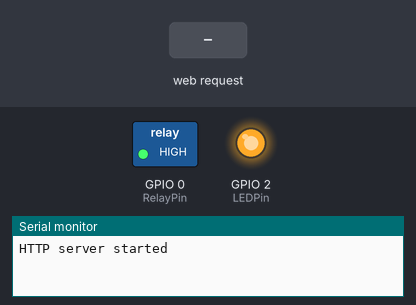
The sketch below on a simulated ESP8266 (NodeMCU). Parts: switched loads named in the sketch (green lamp = pin HIGH), output pins drawn as LEDs (lit = HIGH), the last lines printed to the serial monitor. The inputs (shaded band) are chosen by the test bench.

Above: at 1.3 s.
1.4 s: HTTP request GET /ledon received
At 2.3 s:
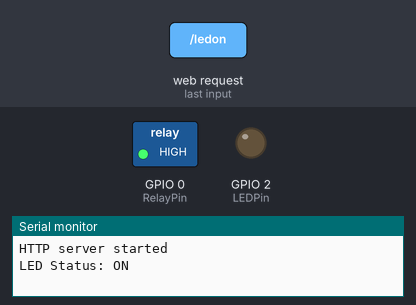
2.9 s: HTTP request GET /relayon received
At 3.4 s:
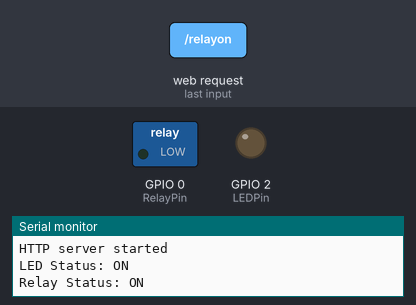
4.4 s: HTTP request GET /ledoff received
At 5.8 s:
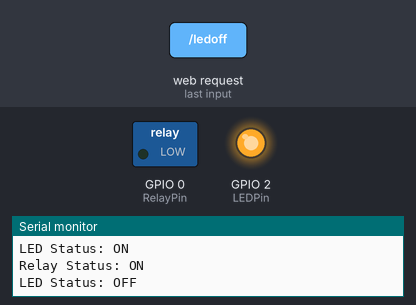
Timing chart, 0 to 7.4 s (numbered marks = the images above; inputs shaded):
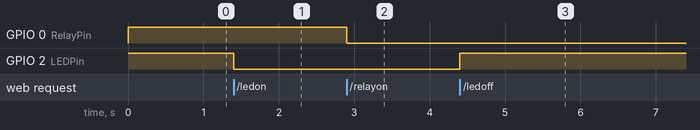

Measured:
- after the input at 1.4 s, GPIO 2 (LEDPin): HIGH → LOW at once
- after the input at 2.9 s, GPIO 0 (RelayPin): HIGH → LOW at once
- after the input at 4.4 s, GPIO 2 (LEDPin): LOW → HIGH at once

The sketch:

ESP01S_Relay.ino
```cpp
#include <ESP8266WiFi.h>
#include <ESP8266WebServer.h>

/* Put your SSID & Password */
const char* ssid = "ESP-01S Relay";  // Enter SSID here
const char* password = "12345678";  //Enter Password here

ESP8266WebServer server(80);

uint8_t LEDPin = 2; //onboard LED GPIO2 - is inverted so LOW is on and HIGH is off
bool LEDStatus = HIGH;

uint8_t RelayPin = 0; //relay GPIO0 - is inverted so LOW is on and HIGH is off
bool RelayStatus = HIGH;

void setup() {
  Serial.begin(115200);
  pinMode(LEDPin, OUTPUT);
  pinMode(RelayPin, OUTPUT);

  digitalWrite(LEDPin, LEDStatus);
  digitalWrite(RelayPin, RelayStatus);

  WiFi.softAP(ssid, password);
  //WiFi.softAPConfig(local_ip, gateway, subnet);
  delay(100);

  server.on("/", handle_OnConnect);
  server.on("/ledon", handle_ledon);
  server.on("/ledoff", handle_ledoff);
  server.on("/relayon", handle_relayon);
  server.on("/relayoff", handle_relayoff);
  server.onNotFound(handle_NotFound);

  server.begin();
  Serial.println("HTTP server started");
}
void loop() {
  server.handleClient();
  if(LEDStatus!=digitalRead(LEDPin))
  {digitalWrite(LEDPin, LEDStatus);}


  if(RelayStatus!=digitalRead(RelayPin))
  {digitalWrite(RelayPin, RelayStatus);}

}

void handle_OnConnect() {

  //Serial.println("LED Status: OFF | Relay Status: OFF");
  server.send(200, "text/html", SendHTML(!LEDStatus,!RelayStatus));
}

void handle_ledon() {
  LEDStatus = LOW;
  Serial.println("LED Status: ON");
  server.send(200, "text/html", SendHTML(true,!RelayStatus));
}

void handle_ledoff() {
  LEDStatus = HIGH;
  Serial.println("LED Status: OFF");
  server.send(200, "text/html", SendHTML(false,!RelayStatus));
}

void handle_relayon() {
  RelayStatus = LOW;
  Serial.println("Relay Status: ON");
  server.send(200, "text/html", SendHTML(!LEDStatus,true));
}

void handle_relayoff() {
  RelayStatus = HIGH;
  Serial.println("Relay Status: OFF");
  server.send(200, "text/html", SendHTML(!LEDStatus,false));
}

void handle_NotFound(){
  server.send(404, "text/plain", "Not found");
}

String SendHTML(uint8_t LEDstat,uint8_t Relaystat){
  String ptr = "<!DOCTYPE html> <html>\n";
  ptr +="<head><meta name=\"viewport\" content=\"width=device-width, initial-scale=1.0, user-scalable=no\">\n";
  ptr +="<title>LED Control</title>\n";
  ptr +="<style>html { font-family: Helvetica; display: inline-block; margin: 0px auto; text-align: center;}\n";
  ptr +="body{margin-top: 50px;} h1 {color: #444444;margin: 50px auto 30px;} h3 {color: #444444;margin-bottom: 50px;}\n";
  ptr +=".button {display: block;width: 80px;background-color: #1abc9c;border: none;color: white;padding: 13px 30px;text-decoration: none;font-size: 25px;margin: 0px auto 35px;cursor: pointer;border-radius: 4px;}\n";
  ptr +=".button-on {background-color: #1abc9c;}\n";
  ptr +=".button-on:active {background-color: #16a085;}\n";
  ptr +=".button-off {background-color: #34495e;}\n";
  ptr +=".button-off:active {background-color: #2c3e50;}\n";
  ptr +="p {font-size: 14px;color: #888;margin-bottom: 10px;}\n";
  ptr +="</style>\n";
  ptr +="</head>\n";
  ptr +="<body>\n";
  ptr +="<h1>ESP-01S Relay Web Server</h1>\n";
  ptr +="<h3>Using Access Point(AP) Mode</h3>\n";

   if(LEDstat)
  {ptr +="<p>LED Status: ON</p><a class=\"button button-off\" href=\"/ledoff\">OFF</a>\n";}
  else
  {ptr +="<p>LED Status: OFF</p><a class=\"button button-on\" href=\"/ledon\">ON</a>\n";}

  if(Relaystat)
  {ptr +="<p>Relay Status: ON</p><a class=\"button button-off\" href=\"/relayoff\">OFF</a>\n";}
  else
  {ptr +="<p>Relay Status: OFF</p><a class=\"button button-on\" href=\"/relayon\">ON</a>\n";}

  ptr +="</body>\n";
  ptr +="</html>\n";
  return ptr;
}
```
